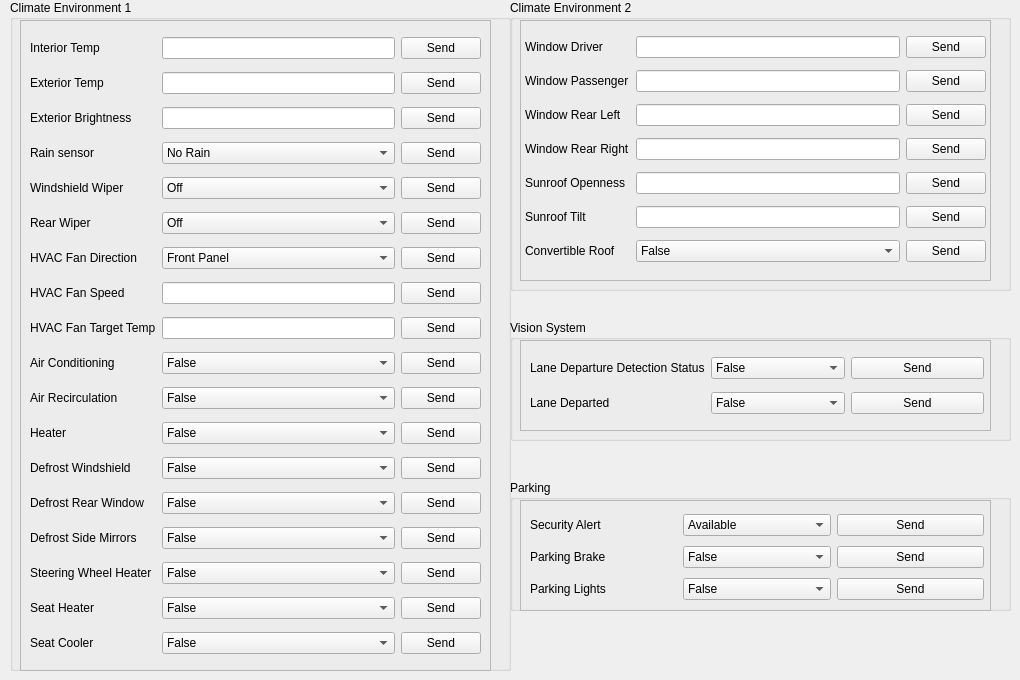
    <widget class="QWidget" name="tab_5">
     <attribute name="title">
      <string>Climate Environment</string>
     </attribute>
     <widget class="QGroupBox" name="groupBox_12">
      <property name="geometry">
       <rect>
        <x>10</x>
        <y>0</y>
        <width>501</width>
        <height>671</height>
       </rect>
      </property>
      <property name="title">
       <string>Climate Environment 1</string>
      </property>
      <widget class="QFrame" name="frame_13">
       <property name="geometry">
        <rect>
         <x>10</x>
         <y>20</y>
         <width>471</width>
         <height>651</height>
        </rect>
       </property>
       <property name="frameShape">
        <enum>QFrame::StyledPanel</enum>
       </property>
       <property name="frameShadow">
        <enum>QFrame::Raised</enum>
       </property>
       <widget class="QWidget" name="gridLayoutWidget_14">
        <property name="geometry">
         <rect>
          <x>10</x>
          <y>10</y>
          <width>451</width>
          <height>631</height>
         </rect>
        </property>
        <layout class="QGridLayout" name="gridLayout_15">
         <item row="0" column="0">
          <widget class="QLabel" name="label_C1">
           <property name="text">
            <string>Interior Temp</string>
           </property>
           <property name="alignment">
            <set>Qt::AlignLeading|Qt::AlignLeft|Qt::AlignVCenter</set>
           </property>
          </widget>
         </item>
         <item row="2" column="0">
          <widget class="QLabel" name="label_C3">
           <property name="text">
            <string>Exterior Brightness</string>
           </property>
           <property name="alignment">
            <set>Qt::AlignLeading|Qt::AlignLeft|Qt::AlignVCenter</set>
           </property>
          </widget>
         </item>
         <item row="3" column="0">
          <widget class="QLabel" name="label_C4">
           <property name="text">
            <string>Rain sensor</string>
           </property>
           <property name="alignment">
            <set>Qt::AlignLeading|Qt::AlignLeft|Qt::AlignVCenter</set>
           </property>
          </widget>
         </item>
         <item row="4" column="0">
          <widget class="QLabel" name="label_C5">
           <property name="text">
            <string>Windshield Wiper</string>
           </property>
           <property name="alignment">
            <set>Qt::AlignLeading|Qt::AlignLeft|Qt::AlignVCenter</set>
           </property>
          </widget>
         </item>
         <item row="0" column="2">
          <widget class="QPushButton" name="pushButton_C1">
           <property name="text">
            <string>Send</string>
           </property>
          </widget>
         </item>
         <item row="1" column="2">
          <widget class="QPushButton" name="pushButton_C2">
           <property name="text">
            <string>Send</string>
           </property>
          </widget>
         </item>
         <item row="2" column="2">
          <widget class="QPushButton" name="pushButton_C3">
           <property name="text">
            <string>Send</string>
           </property>
          </widget>
         </item>
         <item row="3" column="2">
          <widget class="QPushButton" name="pushButton_C4">
           <property name="text">
            <string>Send</string>
           </property>
          </widget>
         </item>
         <item row="4" column="2">
          <widget class="QPushButton" name="pushButton_C5">
           <property name="text">
            <string>Send</string>
           </property>
          </widget>
         </item>
         <item row="5" column="2">
          <widget class="QPushButton" name="pushButton_C6">
           <property name="text">
            <string>Send</string>
           </property>
          </widget>
         </item>
         <item row="6" column="2">
          <widget class="QPushButton" name="pushButton_C7">
           <property name="text">
            <string>Send</string>
           </property>
          </widget>
         </item>
         <item row="7" column="2">
          <widget class="QPushButton" name="pushButton_C8">
           <property name="text">
            <string>Send</string>
           </property>
          </widget>
         </item>
         <item row="1" column="0">
          <widget class="QLabel" name="label_C2">
           <property name="text">
            <string>Exterior Temp</string>
           </property>
           <property name="alignment">
            <set>Qt::AlignLeading|Qt::AlignLeft|Qt::AlignVCenter</set>
           </property>
          </widget>
         </item>
         <item row="5" column="0">
          <widget class="QLabel" name="label_C6">
           <property name="text">
            <string>Rear Wiper</string>
           </property>
           <property name="alignment">
            <set>Qt::AlignLeading|Qt::AlignLeft|Qt::AlignVCenter</set>
           </property>
          </widget>
         </item>
         <item row="6" column="0">
          <widget class="QLabel" name="label_C7">
           <property name="text">
            <string>HVAC Fan Direction</string>
           </property>
           <property name="alignment">
            <set>Qt::AlignLeading|Qt::AlignLeft|Qt::AlignVCenter</set>
           </property>
          </widget>
         </item>
         <item row="7" column="0">
          <widget class="QLabel" name="label_C8">
           <property name="text">
            <string>HVAC Fan Speed</string>
           </property>
           <property name="alignment">
            <set>Qt::AlignLeading|Qt::AlignLeft|Qt::AlignVCenter</set>
           </property>
          </widget>
         </item>
         <item row="8" column="0">
          <widget class="QLabel" name="label_C9">
           <property name="text">
            <string>HVAC Fan Target Temp</string>
           </property>
           <property name="alignment">
            <set>Qt::AlignLeading|Qt::AlignLeft|Qt::AlignVCenter</set>
           </property>
          </widget>
         </item>
         <item row="8" column="1">
          <widget class="QLineEdit" name="lineEdit_C9"/>
         </item>
         <item row="8" column="2">
          <widget class="QPushButton" name="pushButton_C9">
           <property name="text">
            <string>Send</string>
           </property>
          </widget>
         </item>
         <item row="9" column="0">
          <widget class="QLabel" name="label_C10">
           <property name="text">
            <string>Air Conditioning</string>
           </property>
           <property name="alignment">
            <set>Qt::AlignLeading|Qt::AlignLeft|Qt::AlignVCenter</set>
           </property>
          </widget>
         </item>
         <item row="10" column="0">
          <widget class="QLabel" name="label_C11">
           <property name="text">
            <string>Air Recirculation</string>
           </property>
           <property name="alignment">
            <set>Qt::AlignLeading|Qt::AlignLeft|Qt::AlignVCenter</set>
           </property>
          </widget>
         </item>
         <item row="11" column="0">
          <widget class="QLabel" name="label_C12">
           <property name="text">
            <string>Heater</string>
           </property>
           <property name="alignment">
            <set>Qt::AlignLeading|Qt::AlignLeft|Qt::AlignVCenter</set>
           </property>
          </widget>
         </item>
         <item row="9" column="2">
          <widget class="QPushButton" name="pushButton_C10">
           <property name="text">
            <string>Send</string>
           </property>
          </widget>
         </item>
         <item row="10" column="2">
          <widget class="QPushButton" name="pushButton_C11">
           <property name="text">
            <string>Send</string>
           </property>
          </widget>
         </item>
         <item row="11" column="2">
          <widget class="QPushButton" name="pushButton_C12">
           <property name="text">
            <string>Send</string>
           </property>
          </widget>
         </item>
         <item row="0" column="1">
          <widget class="QLineEdit" name="lineEdit_C1"/>
         </item>
         <item row="3" column="1">
          <widget class="QComboBox" name="comboBox_C4">
           <item>
            <property name="text">
             <string>No Rain</string>
            </property>
           </item>
           <item>
            <property name="text">
             <string>Level 1</string>
            </property>
           </item>
           <item>
            <property name="text">
             <string>Level 2</string>
            </property>
           </item>
           <item>
            <property name="text">
             <string>Level 3</string>
            </property>
           </item>
           <item>
            <property name="text">
             <string>Level 4</string>
            </property>
           </item>
           <item>
            <property name="text">
             <string>Level 5</string>
            </property>
           </item>
           <item>
            <property name="text">
             <string>Level 6</string>
            </property>
           </item>
           <item>
            <property name="text">
             <string>Level 7</string>
            </property>
           </item>
           <item>
            <property name="text">
             <string>Level 8</string>
            </property>
           </item>
           <item>
            <property name="text">
             <string>Level 9</string>
            </property>
           </item>
           <item>
            <property name="text">
             <string>Heaviest Rain</string>
            </property>
           </item>
          </widget>
         </item>
         <item row="1" column="1">
          <widget class="QLineEdit" name="lineEdit_C2"/>
         </item>
         <item row="2" column="1">
          <widget class="QLineEdit" name="lineEdit_C3"/>
         </item>
         <item row="4" column="1">
          <widget class="QComboBox" name="comboBox_C5">
           <item>
            <property name="text">
             <string>Off</string>
            </property>
           </item>
           <item>
            <property name="text">
             <string>Once</string>
            </property>
           </item>
           <item>
            <property name="text">
             <string>Slowest</string>
            </property>
           </item>
           <item>
            <property name="text">
             <string>Slow</string>
            </property>
           </item>
           <item>
            <property name="text">
             <string>Fast</string>
            </property>
           </item>
           <item>
            <property name="text">
             <string>Fastest</string>
            </property>
           </item>
           <item>
            <property name="text">
             <string>Auto</string>
            </property>
           </item>
          </widget>
         </item>
         <item row="5" column="1">
          <widget class="QComboBox" name="comboBox_C6">
           <item>
            <property name="text">
             <string>Off</string>
            </property>
           </item>
           <item>
            <property name="text">
             <string>Once</string>
            </property>
           </item>
           <item>
            <property name="text">
             <string>Slowest</string>
            </property>
           </item>
           <item>
            <property name="text">
             <string>Slow</string>
            </property>
           </item>
           <item>
            <property name="text">
             <string>Fast</string>
            </property>
           </item>
           <item>
            <property name="text">
             <string>Fastest</string>
            </property>
           </item>
           <item>
            <property name="text">
             <string>Auto</string>
            </property>
           </item>
          </widget>
         </item>
         <item row="6" column="1">
          <widget class="QComboBox" name="comboBox_C7">
           <item>
            <property name="text">
             <string>Front Panel</string>
            </property>
           </item>
           <item>
            <property name="text">
             <string>Floor Duct</string>
            </property>
           </item>
           <item>
            <property name="text">
             <string>Front Floor</string>
            </property>
           </item>
           <item>
            <property name="text">
             <string>Defroster Floor</string>
            </property>
           </item>
          </widget>
         </item>
         <item row="7" column="1">
          <widget class="QLineEdit" name="lineEdit_C8"/>
         </item>
         <item row="9" column="1">
          <widget class="QComboBox" name="comboBox_C10">
           <item>
            <property name="text">
             <string>False</string>
            </property>
           </item>
           <item>
            <property name="text">
             <string>True</string>
            </property>
           </item>
          </widget>
         </item>
         <item row="10" column="1">
          <widget class="QComboBox" name="comboBox_C11">
           <item>
            <property name="text">
             <string>False</string>
            </property>
           </item>
           <item>
            <property name="text">
             <string>True</string>
            </property>
           </item>
          </widget>
         </item>
         <item row="11" column="1">
          <widget class="QComboBox" name="comboBox_C12">
           <item>
            <property name="text">
             <string>False</string>
            </property>
           </item>
           <item>
            <property name="text">
             <string>True</string>
            </property>
           </item>
          </widget>
         </item>
         <item row="12" column="0">
          <widget class="QLabel" name="label_C13">
           <property name="text">
            <string>Defrost Windshield</string>
           </property>
           <property name="alignment">
            <set>Qt::AlignLeading|Qt::AlignLeft|Qt::AlignVCenter</set>
           </property>
          </widget>
         </item>
         <item row="12" column="1">
          <widget class="QComboBox" name="comboBox_C13">
           <item>
            <property name="text">
             <string>False</string>
            </property>
           </item>
           <item>
            <property name="text">
             <string>True</string>
            </property>
           </item>
          </widget>
         </item>
         <item row="12" column="2">
          <widget class="QPushButton" name="pushButton_C13">
           <property name="text">
            <string>Send</string>
           </property>
          </widget>
         </item>
         <item row="13" column="0">
          <widget class="QLabel" name="label_C14">
           <property name="text">
            <string>Defrost Rear Window</string>
           </property>
           <property name="alignment">
            <set>Qt::AlignLeading|Qt::AlignLeft|Qt::AlignVCenter</set>
           </property>
          </widget>
         </item>
         <item row="13" column="1">
          <widget class="QComboBox" name="comboBox_C14">
           <item>
            <property name="text">
             <string>False</string>
            </property>
           </item>
           <item>
            <property name="text">
             <string>True</string>
            </property>
           </item>
          </widget>
         </item>
         <item row="13" column="2">
          <widget class="QPushButton" name="pushButton_C14">
           <property name="text">
            <string>Send</string>
           </property>
          </widget>
         </item>
         <item row="14" column="0">
          <widget class="QLabel" name="label_C15">
           <property name="text">
            <string>Defrost Side Mirrors</string>
           </property>
           <property name="alignment">
            <set>Qt::AlignLeading|Qt::AlignLeft|Qt::AlignVCenter</set>
           </property>
          </widget>
         </item>
         <item row="14" column="1">
          <widget class="QComboBox" name="comboBox_C15">
           <item>
            <property name="text">
             <string>False</string>
            </property>
           </item>
           <item>
            <property name="text">
             <string>True</string>
            </property>
           </item>
          </widget>
         </item>
         <item row="14" column="2">
          <widget class="QPushButton" name="pushButton_C15">
           <property name="text">
            <string>Send</string>
           </property>
          </widget>
         </item>
         <item row="15" column="0">
          <widget class="QLabel" name="label_C16">
           <property name="text">
            <string>Steering Wheel Heater</string>
           </property>
           <property name="alignment">
            <set>Qt::AlignLeading|Qt::AlignLeft|Qt::AlignVCenter</set>
           </property>
          </widget>
         </item>
         <item row="15" column="1">
          <widget class="QComboBox" name="comboBox_C16">
           <item>
            <property name="text">
             <string>False</string>
            </property>
           </item>
           <item>
            <property name="text">
             <string>True</string>
            </property>
           </item>
          </widget>
         </item>
         <item row="15" column="2">
          <widget class="QPushButton" name="pushButton_C16">
           <property name="text">
            <string>Send</string>
           </property>
          </widget>
         </item>
         <item row="16" column="0">
          <widget class="QLabel" name="label_C17">
           <property name="text">
            <string>Seat Heater</string>
           </property>
           <property name="alignment">
            <set>Qt::AlignLeading|Qt::AlignLeft|Qt::AlignVCenter</set>
           </property>
          </widget>
         </item>
         <item row="16" column="1">
          <widget class="QComboBox" name="comboBox_C17">
           <item>
            <property name="text">
             <string>False</string>
            </property>
           </item>
           <item>
            <property name="text">
             <string>True</string>
            </property>
           </item>
          </widget>
         </item>
         <item row="16" column="2">
          <widget class="QPushButton" name="pushButton_C17">
           <property name="text">
            <string>Send</string>
           </property>
          </widget>
         </item>
         <item row="17" column="0">
          <widget class="QLabel" name="label_C18">
           <property name="text">
            <string>Seat Cooler</string>
           </property>
           <property name="alignment">
            <set>Qt::AlignLeading|Qt::AlignLeft|Qt::AlignVCenter</set>
           </property>
          </widget>
         </item>
         <item row="17" column="1">
          <widget class="QComboBox" name="comboBox_C18">
           <item>
            <property name="text">
             <string>False</string>
            </property>
           </item>
           <item>
            <property name="text">
             <string>True</string>
            </property>
           </item>
          </widget>
         </item>
         <item row="17" column="2">
          <widget class="QPushButton" name="pushButton_C18">
           <property name="text">
            <string>Send</string>
           </property>
          </widget>
         </item>
        </layout>
       </widget>
      </widget>
     </widget>
     <widget class="QGroupBox" name="groupBox_13">
      <property name="geometry">
       <rect>
        <x>510</x>
        <y>0</y>
        <width>501</width>
        <height>291</height>
       </rect>
      </property>
      <property name="title">
       <string>Climate Environment 2</string>
      </property>
      <widget class="QFrame" name="frame_14">
       <property name="geometry">
        <rect>
         <x>10</x>
         <y>20</y>
         <width>471</width>
         <height>261</height>
        </rect>
       </property>
       <property name="frameShape">
        <enum>QFrame::StyledPanel</enum>
       </property>
       <property name="frameShadow">
        <enum>QFrame::Raised</enum>
       </property>
       <widget class="QWidget" name="gridLayoutWidget_16">
        <property name="geometry">
         <rect>
          <x>5</x>
          <y>10</y>
          <width>461</width>
          <height>241</height>
         </rect>
        </property>
        <layout class="QGridLayout" name="gridLayout_17">
         <item row="0" column="0">
          <widget class="QLabel" name="label_C19">
           <property name="text">
            <string>Window Driver</string>
           </property>
           <property name="alignment">
            <set>Qt::AlignLeading|Qt::AlignLeft|Qt::AlignVCenter</set>
           </property>
          </widget>
         </item>
         <item row="1" column="0">
          <widget class="QLabel" name="label_C20">
           <property name="text">
            <string>Window Passenger</string>
           </property>
           <property name="alignment">
            <set>Qt::AlignLeading|Qt::AlignLeft|Qt::AlignVCenter</set>
           </property>
          </widget>
         </item>
         <item row="0" column="1">
          <widget class="QLineEdit" name="lineEdit_C19"/>
         </item>
         <item row="0" column="2">
          <widget class="QPushButton" name="pushButton_C19">
           <property name="text">
            <string>Send</string>
           </property>
          </widget>
         </item>
         <item row="2" column="0">
          <widget class="QLabel" name="label_C21">
           <property name="text">
            <string>Window Rear Left</string>
           </property>
           <property name="alignment">
            <set>Qt::AlignLeading|Qt::AlignLeft|Qt::AlignVCenter</set>
           </property>
          </widget>
         </item>
         <item row="3" column="0">
          <widget class="QLabel" name="label_C22">
           <property name="text">
            <string>Window Rear Right</string>
           </property>
           <property name="alignment">
            <set>Qt::AlignLeading|Qt::AlignLeft|Qt::AlignVCenter</set>
           </property>
          </widget>
         </item>
         <item row="4" column="0">
          <widget class="QLabel" name="label_C23">
           <property name="text">
            <string>Sunroof Openness</string>
           </property>
           <property name="alignment">
            <set>Qt::AlignLeading|Qt::AlignLeft|Qt::AlignVCenter</set>
           </property>
          </widget>
         </item>
         <item row="5" column="0">
          <widget class="QLabel" name="label_C24">
           <property name="text">
            <string>Sunroof Tilt</string>
           </property>
           <property name="alignment">
            <set>Qt::AlignLeading|Qt::AlignLeft|Qt::AlignVCenter</set>
           </property>
          </widget>
         </item>
         <item row="6" column="0">
          <widget class="QLabel" name="label_C25">
           <property name="text">
            <string>Convertible Roof</string>
           </property>
           <property name="alignment">
            <set>Qt::AlignLeading|Qt::AlignLeft|Qt::AlignVCenter</set>
           </property>
          </widget>
         </item>
         <item row="1" column="1">
          <widget class="QLineEdit" name="lineEdit_C20"/>
         </item>
         <item row="2" column="1">
          <widget class="QLineEdit" name="lineEdit_C21"/>
         </item>
         <item row="3" column="1">
          <widget class="QLineEdit" name="lineEdit_C22"/>
         </item>
         <item row="4" column="1">
          <widget class="QLineEdit" name="lineEdit_C23"/>
         </item>
         <item row="5" column="1">
          <widget class="QLineEdit" name="lineEdit_C24"/>
         </item>
         <item row="6" column="1">
          <widget class="QComboBox" name="comboBox_C25">
           <item>
            <property name="text">
             <string>False</string>
            </property>
           </item>
           <item>
            <property name="text">
             <string>True</string>
            </property>
           </item>
          </widget>
         </item>
         <item row="1" column="2">
          <widget class="QPushButton" name="pushButton_C20">
           <property name="text">
            <string>Send</string>
           </property>
          </widget>
         </item>
         <item row="2" column="2">
          <widget class="QPushButton" name="pushButton_C21">
           <property name="text">
            <string>Send</string>
           </property>
          </widget>
         </item>
         <item row="3" column="2">
          <widget class="QPushButton" name="pushButton_C22">
           <property name="text">
            <string>Send</string>
           </property>
          </widget>
         </item>
         <item row="4" column="2">
          <widget class="QPushButton" name="pushButton_C23">
           <property name="text">
            <string>Send</string>
           </property>
          </widget>
         </item>
         <item row="5" column="2">
          <widget class="QPushButton" name="pushButton_C24">
           <property name="text">
            <string>Send</string>
           </property>
          </widget>
         </item>
         <item row="6" column="2">
          <widget class="QPushButton" name="pushButton_C25">
           <property name="text">
            <string>Send</string>
           </property>
          </widget>
         </item>
        </layout>
       </widget>
      </widget>
     </widget>
     <widget class="QGroupBox" name="groupBox_3">
      <property name="geometry">
       <rect>
        <x>510</x>
        <y>320</y>
        <width>501</width>
        <height>121</height>
       </rect>
      </property>
      <property name="title">
       <string>Vision System</string>
      </property>
      <widget class="QFrame" name="frame_15">
       <property name="geometry">
        <rect>
         <x>10</x>
         <y>20</y>
         <width>471</width>
         <height>91</height>
        </rect>
       </property>
       <property name="frameShape">
        <enum>QFrame::StyledPanel</enum>
       </property>
       <property name="frameShadow">
        <enum>QFrame::Raised</enum>
       </property>
       <widget class="QWidget" name="gridLayoutWidget_15">
        <property name="geometry">
         <rect>
          <x>10</x>
          <y>10</y>
          <width>454</width>
          <height>71</height>
         </rect>
        </property>
        <layout class="QGridLayout" name="gridLayout_16">
         <item row="0" column="0">
          <widget class="QLabel" name="label_VS1">
           <property name="text">
            <string>Lane Departure Detection Status</string>
           </property>
           <property name="alignment">
            <set>Qt::AlignLeading|Qt::AlignLeft|Qt::AlignVCenter</set>
           </property>
          </widget>
         </item>
         <item row="1" column="0">
          <widget class="QLabel" name="label_VS2">
           <property name="text">
            <string>Lane Departed</string>
           </property>
           <property name="alignment">
            <set>Qt::AlignLeading|Qt::AlignLeft|Qt::AlignVCenter</set>
           </property>
          </widget>
         </item>
         <item row="0" column="2">
          <widget class="QPushButton" name="pushButton_VS1">
           <property name="text">
            <string>Send</string>
           </property>
          </widget>
         </item>
         <item row="1" column="2">
          <widget class="QPushButton" name="pushButton_VS2">
           <property name="text">
            <string>Send</string>
           </property>
          </widget>
         </item>
         <item row="1" column="1">
          <widget class="QComboBox" name="comboBox_VS2">
           <item>
            <property name="text">
             <string>False</string>
            </property>
           </item>
           <item>
            <property name="text">
             <string>True</string>
            </property>
           </item>
          </widget>
         </item>
         <item row="0" column="1">
          <widget class="QComboBox" name="comboBox_VS1">
           <item>
            <property name="text">
             <string>False</string>
            </property>
           </item>
           <item>
            <property name="text">
             <string>True</string>
            </property>
           </item>
          </widget>
         </item>
        </layout>
       </widget>
      </widget>
     </widget>
     <widget class="QGroupBox" name="groupBox_4">
      <property name="geometry">
       <rect>
        <x>510</x>
        <y>480</y>
        <width>501</width>
        <height>131</height>
       </rect>
      </property>
      <property name="title">
       <string>Parking</string>
      </property>
      <widget class="QFrame" name="frame_16">
       <property name="geometry">
        <rect>
         <x>10</x>
         <y>20</y>
         <width>471</width>
         <height>111</height>
        </rect>
       </property>
       <property name="frameShape">
        <enum>QFrame::StyledPanel</enum>
       </property>
       <property name="frameShadow">
        <enum>QFrame::Raised</enum>
       </property>
       <widget class="QWidget" name="gridLayoutWidget_17">
        <property name="geometry">
         <rect>
          <x>10</x>
          <y>10</y>
          <width>454</width>
          <height>95</height>
         </rect>
        </property>
        <layout class="QGridLayout" name="gridLayout_18">
         <item row="0" column="0">
          <widget class="QLabel" name="label_PA1">
           <property name="text">
            <string>Security Alert</string>
           </property>
           <property name="alignment">
            <set>Qt::AlignLeading|Qt::AlignLeft|Qt::AlignVCenter</set>
           </property>
          </widget>
         </item>
         <item row="1" column="0">
          <widget class="QLabel" name="label_PA2">
           <property name="text">
            <string>Parking Brake</string>
           </property>
           <property name="alignment">
            <set>Qt::AlignLeading|Qt::AlignLeft|Qt::AlignVCenter</set>
           </property>
          </widget>
         </item>
         <item row="0" column="2">
          <widget class="QPushButton" name="pushButton_PA1">
           <property name="text">
            <string>Send</string>
           </property>
          </widget>
         </item>
         <item row="1" column="2">
          <widget class="QPushButton" name="pushButton_PA2">
           <property name="text">
            <string>Send</string>
           </property>
          </widget>
         </item>
         <item row="2" column="0">
          <widget class="QLabel" name="label_PA3">
           <property name="text">
            <string>Parking Lights</string>
           </property>
           <property name="alignment">
            <set>Qt::AlignLeading|Qt::AlignLeft|Qt::AlignVCenter</set>
           </property>
          </widget>
         </item>
         <item row="2" column="2">
          <widget class="QPushButton" name="pushButton_PA3">
           <property name="text">
            <string>Send</string>
           </property>
          </widget>
         </item>
         <item row="0" column="1">
          <widget class="QComboBox" name="comboBox_PA1">
           <item>
            <property name="text">
             <string>Available</string>
            </property>
           </item>
           <item>
            <property name="text">
             <string>Idle</string>
            </property>
           </item>
           <item>
            <property name="text">
             <string>Activated</string>
            </property>
           </item>
           <item>
            <property name="text">
             <string>Alarm Detected</string>
            </property>
           </item>
          </widget>
         </item>
         <item row="1" column="1">
          <widget class="QComboBox" name="comboBox_PA2">
           <item>
            <property name="text">
             <string>False</string>
            </property>
           </item>
           <item>
            <property name="text">
             <string>True</string>
            </property>
           </item>
          </widget>
         </item>
         <item row="2" column="1">
          <widget class="QComboBox" name="comboBox_PA3">
           <item>
            <property name="text">
             <string>False</string>
            </property>
           </item>
           <item>
            <property name="text">
             <string>True</string>
            </property>
           </item>
          </widget>
         </item>
        </layout>
       </widget>
      </widget>
     </widget>
    </widget>
